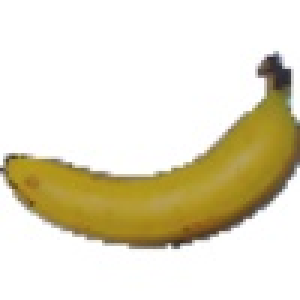
#> input picture Dataset/Banana/Banana_0.jpg, 100 x 100 px (shown 3 times larger); its folder holds 3 pictures in this run
$ jupyter execute --allow-errors 'Multi channel Images classification.ipynb'   (shell and % lines are left out)
#> lines starting #> are read from the running program, lines starting #| are printed output that depends on the picture
[cell 1]
# Since training take long, I like to have a voice telling me
# in which step are we in. Totally optional.
import pyttsx3
engine = pyttsx3.init()
voices = engine.getProperty('voices')
engine.setProperty('voice', voices[1].id)
engine.say("I'm ready")
engine.runAndWait()

# Imports

[cell 2]
import numpy as np
import pandas as pd
import matplotlib.pyplot as plt
import matplotlib.cm as cm
import seaborn as sns
import cv2
import pickle
import os
from collections import Counter, defaultdict
from itertools import product
from sklearn import datasets
from sklearn.utils import shuffle
from sklearn.metrics import accuracy_score, precision_score, recall_score, f1_score, confusion_matrix, roc_curve, auc, log_loss
from sklearn.model_selection import RepeatedKFold, train_test_split
from functools import partial, lru_cache
from copy import copy
from tqdm import tqdm, tqdm_notebook, notebook
from operator import itemgetter
from PIL import Image
from glob import glob

from qiskit import ClassicalRegister, QuantumRegister, QuantumCircuit, Aer, execute, IBMQ
from qiskit.tools.visualization import circuit_drawer
from qiskit.tools.visualization import plot_histogram
from qiskit.tools.monitor import job_monitor
from qiskit.compiler import transpile, assemble

#> (the rest of this cell did not finish here and is left out)

# Auxiliar functions definition

[cell 3]
# [62 lines left out: functions preprocess, check_z, apply_z, check_cpz, not called in this run]

def check_set(ones_set, pos_set):
    return set.issubset(ones_set, set(np.where(np.array(pos_set) == 1)[0]))

# [11 lines left out: function vectorize, not called in this run]

def o_product(i, w):
    return (np.abs(np.dot(i, w))/len(i))**2

def sign(p):
    return np.array([(-1)**i for i in p])

def design(p):
    return [1 if i < 0 else 0 for i in w]

# [55 lines left out: functions reindex, U, gates_sequence, perceptron, not called in this run]


def fit(qubits = 1, X_train = np.array([[1]]), Y_train = np.array([[1]]), negative_class = 0, positive_class = 1, epochs = 1, shots = 64, threshold = 0.5, Ip = 0.5, In = 0.5, bias = 0, w = None):
    n = len(X_train)
    result_matrix = np.zeros((epochs, len(X_train)))
    np.random.seed(10)

    #w = np.random.randint(2, size = 2**qubits) # Random generation of initial weight vector. Sign it at once.


    #w = np.random.randint(0, 2, size = (3, 2 ** qubits)).astype('float64')

    #w = np.array(X_train[23])

    weights = []
    pos = np.array([])
    pos1 = np.array([])
    pos2 = np.array([])

    true_labels = np.array([x == number_negative_class for x in Y_train], dtype = 'int')

    for epoch in notebook.tqdm(range(epochs), desc = f'Epoches'):
        errors = 0
        correct = 0
        pred_labels = []
        for index, training_element in enumerate(notebook.tqdm(X_train, desc = f'Training {epoch}')):

            pattern = sign(training_element[0, :]) # Signing the training pattern.
            pattern1 = sign(training_element[1, :]) # Signing the training pattern.
            pattern2 = sign(training_element[2, :]) # Signing the training pattern.

            wei = sign(w[0, :]) # Signing the weight vector
            wei1 = sign(w[1, :]) # Signing the weight vector
            wei2 = sign(w[2, :]) # Signing the weight vector
            z_gates_i, CPZ_gates_i = gates_sequence(pattern) # Gates to apply to the training pattern vector
            z_gates_i1, CPZ_gates_i1 = gates_sequence(pattern1) # Gates to apply to the training pattern vector
            z_gates_i2, CPZ_gates_i2 = gates_sequence(pattern2) # Gates to apply to the training pattern vector
            z_gates_w, CPZ_gates_w = gates_sequence(wei) # Gates to apply to the weight vector
            z_gates_w1, CPZ_gates_w1 = gates_sequence(wei1) # Gates to apply to the weight vector
            z_gates_w2, CPZ_gates_w2 = gates_sequence(wei2) # Gates to apply to the weight vector


            ############################  Quantum Proccess  ############################

            results = perceptron(qubits, shots, z_gates_w, CPZ_gates_w, z_gates_i, CPZ_gates_i)
            results1 = perceptron(qubits, shots, z_gates_w1, CPZ_gates_w1, z_gates_i1, CPZ_gates_i1)
            results2 = perceptron(qubits, shots, z_gates_w2, CPZ_gates_w2, z_gates_i2, CPZ_gates_i2)

            #########################  End of Quantum Proccess  #########################

            counts = results.get_counts()
            counts1 = results1.get_counts()
            counts2 = results2.get_counts()

            try:
                readout = counts['1'] / shots
            except KeyError:
                readout = 0
            try:
                readout1 = counts1['1'] / shots
            except KeyError:
                readout1 = 0
            try:
                readout2 = counts2['1'] / shots
            except KeyError:
                readout2 = 0

            readouts = np.array([readout, readout1, readout2])
            temp = np.sum(readouts < threshold)

            clazz = negative_class if temp >= 2 else positive_class # Classification part.

            pred_labels.append(clazz)

            result_matrix[epoch][index] = readout + bias

            if (Y_train[index] == clazz):
                correct += 1
                continue # Skip the execution to the next iteration
            if (clazz == negative_class): # Classified as (negative) when is (positive)
                if readouts[0] < threshold:
                    coincide = np.argwhere(training_element[0] == w[0]).flatten()
                    pos = np.array(list(set(np.random.choice(coincide, int(np.floor(len(coincide) * Ip)), replace = False)))) if len(coincide) > 0 else np.array([])
                    print(f'Coincide in {len(coincide)} and change {len(pos)} bits')
                if readouts[1] < threshold:
                    coincide1 = np.argwhere(training_element[1] == w[1]).flatten()
                    pos1 = np.array(list(set(np.random.choice(coincide1, int(np.floor(len(coincide1) * Ip)), replace = False)))) if len(coincide1) > 0 else np.array([])
                    print(f'Coincide1 in {len(coincide1)} and change {len(pos1)} bits')
                if readouts[2] < threshold:
                    coincide2 = np.argwhere(training_element[2] == w[2]).flatten()
                    pos2 = np.array(list(set(np.random.choice(coincide2, int(np.floor(len(coincide2) * Ip)), replace = False)))) if len(coincide2) > 0 else np.array([])
                    print(f'Coincide2 in {len(coincide2)} and change {len(pos2)} bits')
                try:
                    w[0][pos] = (w[0][pos] + 1) % 2
                    w[1][pos1] = (w[1][pos1] + 1) % 2
                    w[2][pos2] = (w[2][pos2] + 1) % 2
                except IndexError:
                    pass
            else: # Classified as 1 (positive) when is 0 (negative)
                if readouts[0] >= threshold:
                    coincide = np.argwhere(training_element[0] == w[0]).flatten()
                    pos = np.array(list(set(np.random.choice(coincide, int(np.floor(len(coincide) * In)), replace = False)))) if len(coincide) > 0 else np.array([])
                    print(f'Coincide in {len(coincide)} and change {len(pos)} bits')
                if readouts[0] >= threshold:
                    coincide1 = np.argwhere(training_element[1] == w[1]).flatten()
                    pos1 = np.array(list(set(np.random.choice(coincide1, int(np.floor(len(coincide1) * In)), replace = False)))) if len(coincide1) > 0 else np.array([])
                    print(f'Coincide1 in {len(coincide1)} and change {len(pos1)} bits')
                if readouts[0] >= threshold:
                    coincide2 = np.argwhere(training_element[2] == w[2]).flatten()
                    pos2 = np.array(list(set(np.random.choice(coincide2, int(np.floor(len(coincide2) * In)), replace = False)))) if len(coincide2) > 0 else np.array([])
                    print(f'Coincide2 in {len(coincide2)} and change {len(pos2)} bits')
                try:
                    w[0][pos] = (w[0][pos] + 1) % 2
                    w[1][pos1] = (w[1][pos1] + 1) % 2
                    w[2][pos2] = (w[2][pos2] + 1) % 2
                except IndexError:
                    pass
            errors -= -1
        print(f'Errors = {errors} for accuracy of = {1 - errors/len(X_train)}')
        weights.append(w)
        pred_labels = np.array([x == number_negative_class for x in pred_labels], dtype = 'int')
        loss = 0 if number_negative_class == number_positive_class else log_loss(true_labels, pred_labels)
    return w, result_matrix, weights, (1 - errors/len(X_train) , loss)

# [136 lines left out: functions predict, evaluate, plot_confusion_matrix, save_weight, retrieve_weights_from_file, not called in this run]

def process(X):
    X = X.reshape(X.shape[0], 3, -1)
    X = X < 120
    X = X.astype('float64')
    return X

# Training binary classifier
## Dataset retrieved from
### https://www.kaggle.com/sshikamaru/fruit-recognition

## Image Preprocessing and dataset selection

[cell 4]
DATASET_PATH = os.path.sep.join([os.getcwd(), "Dataset"])
BANANA_PATH = os.path.sep.join([DATASET_PATH, "Banana"])
ONION_PATH = os.path.sep.join([DATASET_PATH, "Onion White"])
print(BANANA_PATH)

[cell 5]
# Loading images for class 'Banana'
banana_image_list = list(map(Image.open, glob(os.path.sep.join([BANANA_PATH, '*.jpg']))))
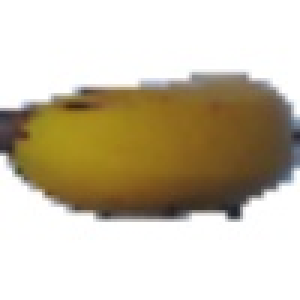
#> input picture Dataset/Banana/Banana_105.jpg, 100 x 100 px (shown 3 times larger)
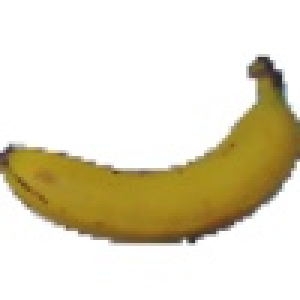
#> input picture Dataset/Banana/Banana_109.jpg, 100 x 100 px (shown 3 times larger)
banana_filelist = glob(os.path.sep.join([BANANA_PATH, '*.jpg']))
banana_images_array = [np.array(Image.open(fname)) for fname in banana_filelist]
#> banana_images_array = 3 items

# Loading images for class 'Onion'
onion_image_list = list(map(Image.open, glob(os.path.sep.join([ONION_PATH, '*.jpg']))))
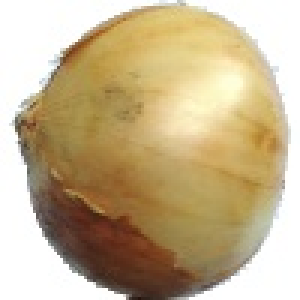
#> input picture Dataset/Onion White/Onion White_100.jpg, 100 x 100 px (shown 3 times larger)
onion_filelist = glob(os.path.sep.join([ONION_PATH, '*.jpg']))
onion_images_array = [np.array(Image.open(fname)) for fname in onion_filelist]
#> onion_images_array = 1 item

[cell 6]
# Resizing all images

banana_images_array = [cv2.resize(banana_image, (16, 16), interpolation = cv2.INTER_AREA) for banana_image in banana_images_array]
onion_images_array = [cv2.resize(onion_image, (16, 16), interpolation = cv2.INTER_AREA) for onion_image in onion_images_array]

[cell 7]
fig, axs = plt.subplots(1, 2, constrained_layout=True)

ax0 = axs[0]
ax0.imshow(banana_images_array[-1].reshape(16, 16, -1), cmap = 'gray')
#ax0.axis('off')
ax0.axis('equal')
ax0.set_title(f'Banana instance')

ax1 = axs[1]
ax1.imshow(onion_images_array[-1].reshape(16, 16, -1), cmap = 'gray')
#ax1.axis('off')
ax1.axis('equal')
ax1.set_title(f'Onion instance')

fig.suptitle('Sample Instances', fontsize=16)
plt.show()
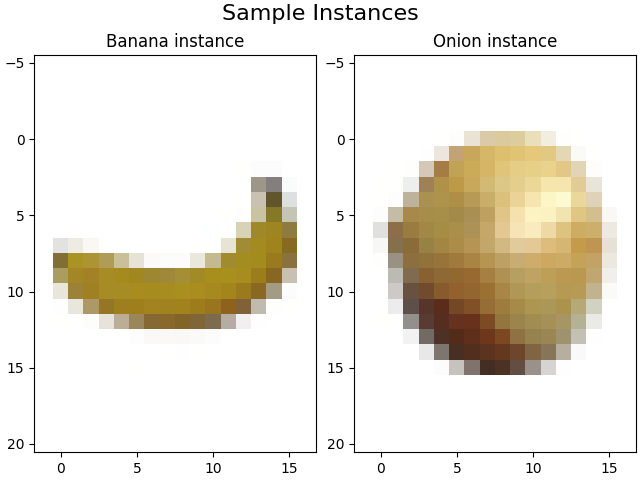
#> figure drawn by matplotlib, 2 panels

[cell 8]
# Constructing full dataset and labels

images = np.array(banana_images_array + onion_images_array)
number_negative_class = 0
number_positive_class = 1
targets = np.array([number_negative_class] * len(banana_images_array) + [number_positive_class] * len(onion_images_array))
#> targets = [0, 0, 0, 1]

[cell 9]
targets_count = Counter(targets)
#> targets_count = {0: 3, 1: 1}
print(f'Total count for dataset: {targets_count}')
#| Total count for dataset: Counter({0: 3, 1: 1})

[cell 10]
# Shuffling dataset
pre_images, pre_targets = shuffle(images, targets, random_state = 0)
#> pre_targets = [0, 1, 0, 0]

[cell 11]
print('Splitting dataset')

X_train, X_test, Y_train, Y_test = train_test_split(pre_images, pre_targets, test_size = 0.2, random_state = 10, shuffle = True)
#> Y_train = [0, 0, 1]; Y_test = [0]

print(f'Training data contains {X_train.shape[0]} instances with distribution {Counter(Y_train)}')
#| Training data contains 3 instances with distribution Counter({0: 2, 1: 1})
print(f'Test data contains {X_test.shape[0]} instances with distribution {Counter(Y_test)}')
#| Test data contains 1 instances with distribution Counter({0: 1})

[cell 12]
print("Samples")
images_and_labels = list(zip(X_test, Y_test))
#> images_and_labels = 1 item
for index, (image, label) in enumerate(images_and_labels[10:30]):
    plt.subplot(2, 10, index + 1)
    plt.axis('off')
    plt.imshow(image, cmap=plt.cm.gray_r, interpolation='nearest')
    plt.title('T: %i' % label)
#> this loop made 0 passes

[cell 13]
# Reshaping dataset
X_train = X_train.reshape(X_train.shape[0], 3, -1)
X_test = X_test.reshape(X_test.shape[0], 3, -1)

[cell 14]
fig, axs = plt.subplots(1, 3, constrained_layout=True)

#> (the rest of this cell did not finish here and is left out)

[cell 15]
# Quick histogram to manually select binarization threshold
tempi = np.array([x for x in X_train.flatten() if x < 120])
#> tempi = 349 values, max 119 at index 274, min 27 at index 36, mean 68.93
plt.hist(tempi, bins = 250)
plt.xlim((0, 255))
plt.ylim((0, 4_000))
#> Out = (0, 4000)
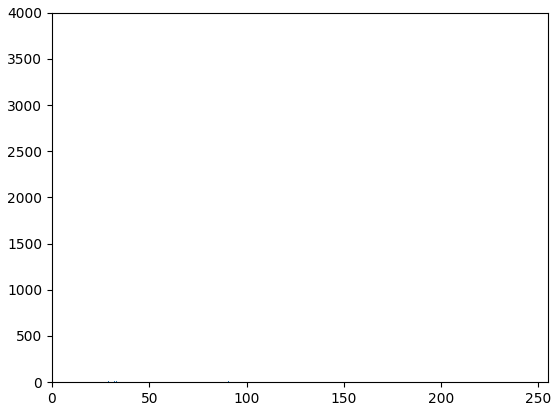
#> figure drawn by matplotlib, 1 panel

[cell 16]
# Binarization via threshold
X_test = X_test < 120
X_train = X_train < 120
X_test = X_test.astype('float64')
X_train = X_train.astype('float64')

[cell 17]
# Sample images after binarization

images_and_labels = list(zip(X_train, Y_train))
#> images_and_labels = 3 items
fig = plt.figure(figsize = (20,10))
for index, (image, label) in enumerate(images_and_labels[10:18]):
    plt.subplot(2, 4, index + 1)
    plt.axis('off')
    plt.imshow(image.reshape(16, 16, -1), cmap=plt.cm.gray_r, interpolation='nearest')
plt.tight_layout()
plt.show()

## Fitting the classifier

[cell 18]
Q = 8
test_threshold = 0.25
rs = 0
acc = 0
acc_threshold = 0.5
shots = 1024 * 8

splits = 2
repeats = 1

print(f'Training on a {repeats} {splits}-Fold cross validation. For each fold the model is trained to achieve at least {acc_threshold} in accuracy.')
# Training for accuracy instead of epochs simulates a callback

rkf = RepeatedKFold(n_splits = splits, n_repeats = repeats, random_state = 10)
metrics = defaultdict(list)

engine.say("Initiating cross validation")
engine.runAndWait()

#> (the rest of this cell did not finish here and is left out)

[cell 19]
# Save metrics adn weight vector to pickle

#pickle.dump(metrics, open("metrics.p", "wb"))
#pickle.dump(w, open("weight.p", "wb"))

[cell 20]
# Load the metrics and weight vector back from the pickle file.

#metrics = pickle.load(open("metrics.p", "rb"))
#w = pickle.load(open("weight.p", "rb"))

[cell 21]
# Making a DataFrame from metrics to easy plotting and analysis
df = pd.DataFrame(metrics)
#> (the rest of this cell did not finish here and is left out)

[cell 22]
fig, ax = plt.subplots(1, 1)

ax.imshow(w.reshape(16, 16, 3))
#ax.axis('off')
ax.axis('equal')
ax.set_title(f'Image Weight Vector')
plt.tight_layout()
plt.show()
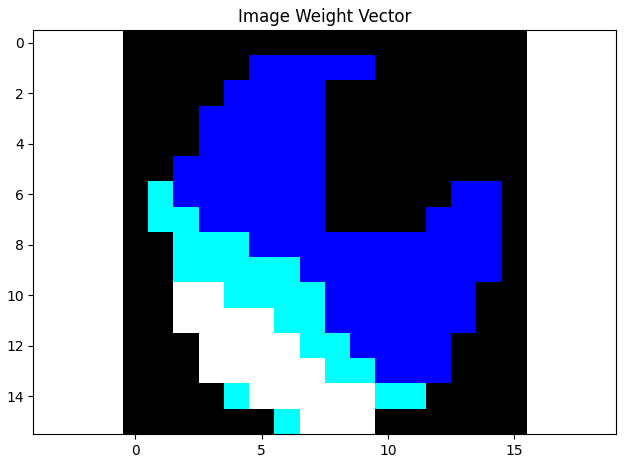
#> figure drawn by matplotlib, 1 panel

#> (a cell that did not finish here is left out)

[cell 24]
fig = plt.figure(figsize = (20, 10))
ax1 = fig.add_subplot(141)
ax2 = fig.add_subplot(142)
ax3 = fig.add_subplot(143)
ax4 = fig.add_subplot(144)

ax1.imshow(w.reshape(16, 16, 3), cmap = plt.cm.gray, interpolation = 'nearest')
ax2.imshow(w.reshape(16, 16, 3)[..., 0], cmap = plt.cm.gray, interpolation = 'nearest')
ax3.imshow(w.reshape(16, 16, 3)[..., 1], cmap = plt.cm.gray, interpolation = 'nearest')
ax4.imshow(w.reshape(16, 16, 3)[..., 2], cmap = plt.cm.gray, interpolation = 'nearest')

ax1.set_title('Weight Vector Image', size=25)
ax2.set_title('First Channel', size=25)
ax3.set_title('Second Channel', size=25)
ax4.set_title('Third Channel', size=25)

plt.tight_layout()
plt.show()
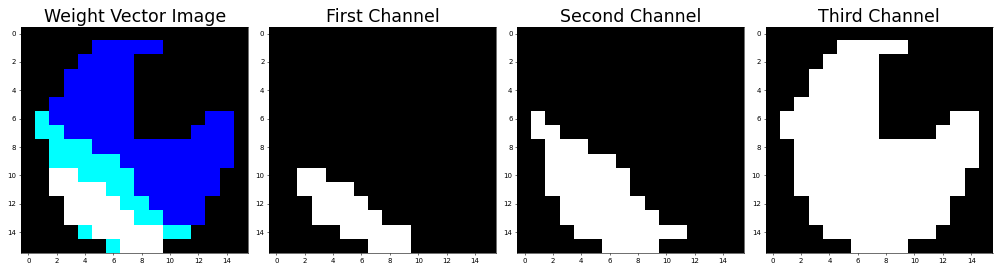
#> figure drawn by matplotlib, 4 panels

#> (a cell that did not finish here is left out)

#> (a cell that did not finish here is left out)

## Predicting and evaluating a single trained classifier

[cell 27]
Q = 8
test_threshold = 0.25
rs = 0
acc = 0
shots = 1024 * 8
N = 10 # -1 for full dataset
#> (the rest of this cell did not finish here and is left out)

#> after the loop in fit, `for epoch in notebook.tqdm(range(epochs), desc = f'Epoches'):`: weights = []

#> (a cell that did not finish here is left out)

[cell 29]
c = plt.imshow(np.array(w).reshape(16, 16, 3)[..., :], cmap = 'gray_r')
plt.colorbar(c)
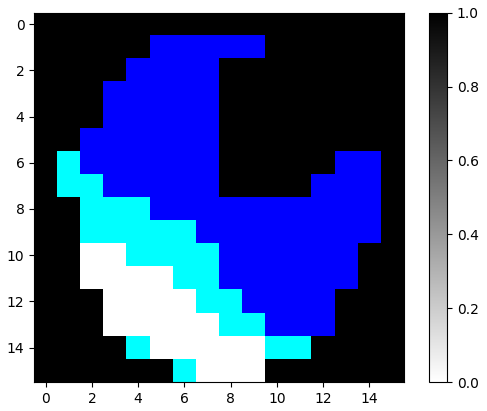
#> figure drawn by matplotlib, 2 panels
